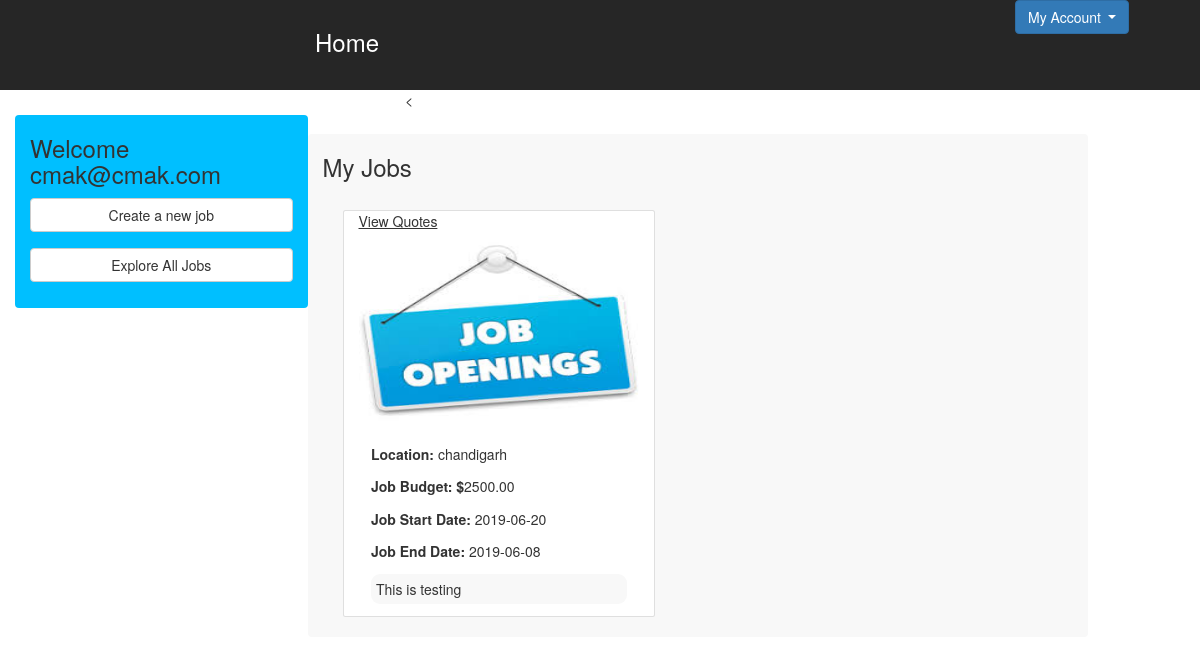
Page /welcome.php (signed in) on the committed database.
### tables this page shows
CREATE TABLE `requierments` (
  `requierment_id` int(11) NOT NULL,
  `member_id` int(10) NOT NULL,
  `budget` decimal(15,2) NOT NULL,
  `place_job` varchar(100) NOT NULL,
  `date_s` date NOT NULL,
  `date_e` date NOT NULL,
  `details` text NOT NULL,
  `create_date` date NOT NULL
);

### welcome.php (the view, shortened to what this page needs)
<?php
	include('header.php');
?>
  <link rel="stylesheet" href="https://maxcdn.bootstrapcdn.com/bootstrap/3.4.0/css/bootstrap.min.css">
<div class="col-sm-12">
	<div class="col-sm-3 leftbar">
		<h3 class="makhead">Welcome
			<?php
				echo " ".$_SESSION['email'];
			?>
		</h3>
		<?php if(isset($_SESSION['member_type']) && $_SESSION['member_type']=='member') {?>
					<a href="requierment.php">
						<button type="button" class="btn btn-block btn-default">Create a new job</button>
					</a>
		<?php } ?>
	<a href="home.php">
		<button style="margin-top: 16px;" type="button" class="btn btn-block btn-default">Explore All Jobs</button>
	</a>
</div>
<div class="col-sm-1">
</div>
<?php
	include("connection.php");
	$data_check_requierments = array();
	function executequery($result){
		while($rowsf = mysqli_fetch_assoc($result)){
			$results[] = $rowsf;
		}
		return $results;
	}
	$myid = $_SESSION['member_id'];
    $check_requierments = "select * from requierments where member_id = $myid";
    $run = mysqli_query($dbcon,$check_requierments);
    if(mysqli_num_rows($run)) {
		$data_check_requierments_pre = executequery($run);
		foreach($data_check_requierments_pre as $vals){
			$data_our_quotes = array();
			$req_id_mak = $vals['requierment_id'];
			$check_mak_bids = "select * from bids where requierment_id = $req_id_mak";
			$run_check_mak_bids = mysqli_query($dbcon,$check_mak_bids);
			if(mysqli_num_rows($run_check_mak_bids)) {
				$data_our_quotes = executequery($run_check_mak_bids);
			}
			$data_check_requierments[] = array(
					'requierment_id'=>$vals['requierment_id'],
					'member_id'=>$vals['member_id'],
					'budget'=>$vals['budget'],
					'place_job'=>$vals['place_job'],
					'date_s'=>$vals['date_s'],
					'date_e'=>$vals['date_e'],
					'details'=>$vals['details'],
					'allquotes' => $data_our_quotes
					);
		}
    }
?>
<div class="col-sm-8 rightplace">
  <h3 id="main_head_home">My Jobs</h3>
	<?php if($data_check_requierments) {
		foreach($data_check_requierments as $data) { ?>
  			<div class="card col-sm-5" >
   			 	<a class="almostdone" data-toggle="modal" data-target="#myModal<?php echo $data['requierment_id']; ?>">View Quotes</a>
    			<img class="card-img-top" src="images/deafultjob.jpg" alt="Card image" style="width:100%">
    			<div class="card-body">
			      <p class="card-title"><label>Location:&nbsp;</label><?php echo $data['place_job'];?></p>
				  <p class="card-title"><label>Job Budget:&nbsp;$</label><?php echo $data['budget'];?></p>
				  <p class="card-title"><label>Job Start Date:&nbsp;</label><?php echo $data['date_s'];?></p>
				  <p class="card-title"><label>Job End Date:&nbsp;</label><?php echo $data['date_e'];?></p>
			      <p class="card-text selfing"><?php echo $data['details']; ?></p>
			    </div>
			  </div>
			<?php } } ?>

### main.css (style rules this page uses)
.card-img-top { height: 200px; }
.card { margin: 20px; margin-top: 50px; margin-bottom: 50px; margin-top: 30px; margin-bottom: 10px; }
.almostdone { text-decoration: underline !important; cursor: pointer !important; }
.leftbar { background: #00BFFF; border-radius: 4px; margin-top: 25px; padding-bottom: 26px; }
.rightplace { background: #F8F8F8; min-height: 600px; margin-top: 24px; overflow: auto; border-radius: 4px; margin-bottom: 24px; }
label { font-weight: normal; }
.selfing { background: #F8F8F8; padding: 5px; border-radius: 9px; }
.mybody { padding: 0px !important; }
.card { margin: 20px !important; }

### header.php (style rules this page uses)
.mybody { padding: 0px !important; }

### rows in the picture
requierments: place_job "chandigarh", budget "2500.00", date_s "2019-06-20", date_e "2019-06-08", details "This is testing"

### other values in the picture
$_SESSION['email'] "cmak@cmak.com"
